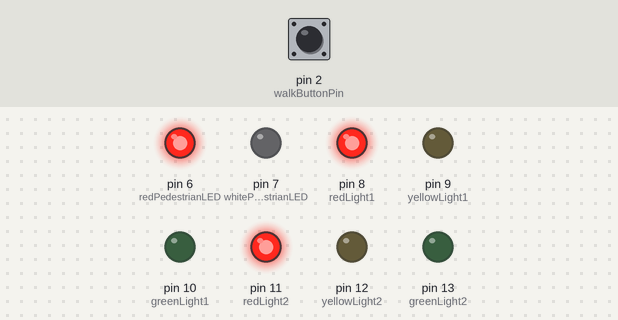
This sketch was run on a simulated Arduino Uno, built with avr-gcc and run on an emulated ATmega328P. Parts: output pins drawn as LEDs (lit = HIGH). The inputs (shaded band) are chosen by the test bench; at power-on: pin 2 (walkButtonPin) LOW.

Above: at 23.2 s.
23.3 s: pin 2 (walkButtonPin) pulled HIGH for 0.15 s
At 24.5 s:
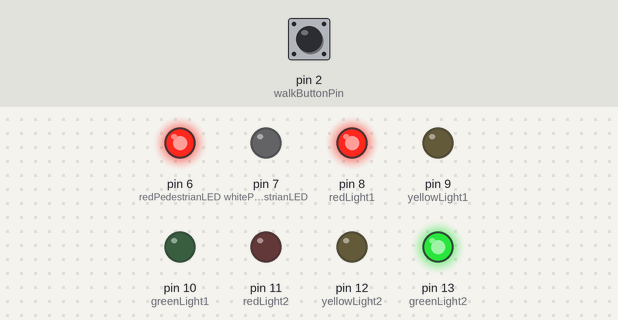
At 39.5 s:
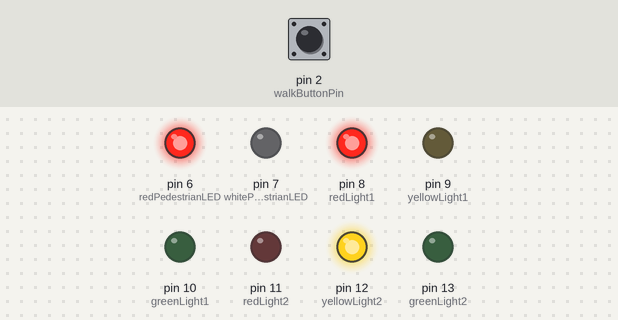
Timing chart, 0 to 67.0 s (numbered marks = the images above; inputs shaded):
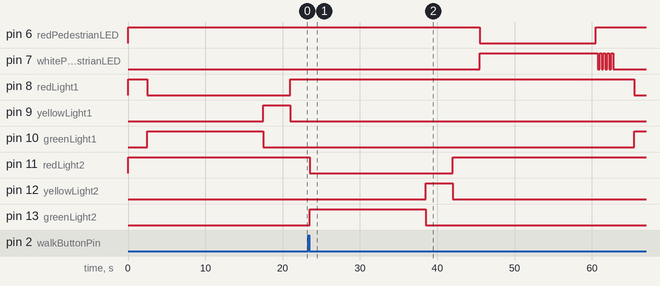

Measured:
- after the input at 23.3 s, pin 6 (redPedestrianLED): HIGH → LOW after 22.2 s, → HIGH 15.0 s later; pin 7 (whitePedestrianLED): LOW → HIGH after 22.2 s, then repeats every 0.50 s: LOW 0.25 s, HIGH 0.25 s, until it stays LOW from 62.8 s

The sketch:

trafficlights.ino
```cpp
/*
**********************************************************************
* Programmer: Shivansh Khullar
* Date: Monday May 15, 2023
**********************************************************************
* Program: A traffic light and pedestrian walk cycle system that
* controls traffic lights for two stations and a pedestrian crossing.
* The system uses LEDs for traffic signals and pedestrian lights.
* A button press triggers the pedestrian walk cycle, allowing the
* pedestrian signal to be activated with feedback for crossing.
**********************************************************************
* Description: This program manages the traffic light cycle for two
* stations, each with a red, yellow, and green LED. The system uses
* a button to trigger a pedestrian walk cycle. When the button is pressed,
* the pedestrian signal changes to white, and after a brief delay,
* the pedestrian light flashes. The program uses interrupts to detect
* the button press and initiate the pedestrian walk cycle, while keeping
* the traffic light cycle running continuously.
**********************************************************************
* Connections:
* - Pedestrian Walk Button: pin 2
* - Pedestrian Red LED: pin 6
* - Pedestrian White LED: pin 7
* - Traffic Station 1 Red LED: pin 8
* - Traffic Station 1 Yellow LED: pin 9
* - Traffic Station 1 Green LED: pin 10
* - Traffic Station 2 Red LED: pin 11
* - Traffic Station 2 Yellow LED: pin 12
* - Traffic Station 2 Green LED: pin 13
**********************************************************************
*/

int walkRequest = 0;  // Variable for the state of the Walk Push Button
const int walkButtonPin = 2;
const int redPedestrianLED = 6;
const int whitePedestrianLED = 7;

// Setup Variables for Station 1 Traffic Light Components
const int redLight1 = 8;
const int yellowLight1 = 9;
const int greenLight1 = 10;

// Setup Variables for Station 2 Traffic Light Components
const int redLight2 = 11;
const int yellowLight2 = 12;
const int greenLight2 = 13;

// Variables that will change:
volatile int buttonState = 0;  // Variable to monitor pushbutton status

void setup() {
  // Set all LEDs as OUTPUT
  pinMode(redPedestrianLED, OUTPUT);
  pinMode(whitePedestrianLED, OUTPUT);
  pinMode(redLight1, OUTPUT);
  pinMode(yellowLight1, OUTPUT);
  pinMode(greenLight1, OUTPUT);
  pinMode(redLight2, OUTPUT);
  pinMode(yellowLight2, OUTPUT);
  pinMode(greenLight2, OUTPUT);
  pinMode(walkButtonPin, INPUT);  // Set Walk Button as INPUT

  attachInterrupt(digitalPinToInterrupt(walkButtonPin), pinISR, CHANGE);  // Watch for button press changes

  // Initialize state of all red LEDs to HIGH
  digitalWrite(redLight1, HIGH);
  digitalWrite(redLight2, HIGH);
  digitalWrite(redPedestrianLED, HIGH);
}

void loop() {
  // Station 1 Traffic Light Timing
  station1Cycle();

  if (walkRequest == 1) {  // If the Walk button has been pressed
    walkCycle();  // Exit main loop and run WalkCycle()
  }

  // Station 2 Traffic Light Timing
  station2Cycle();

  if (walkRequest == 1) {  // If the Walk button has been pressed
    walkCycle();  // Exit main loop and run WalkCycle()
  }
}

void station1Cycle() {
  delay(2500);  // 2.5 Seconds of Red
  digitalWrite(redLight1, LOW);  // Red Light OFF, Green ON
  digitalWrite(greenLight1, HIGH);
  delay(15000);  // 15 Seconds of Green
  digitalWrite(greenLight1, LOW);  // Green OFF, Yellow ON
  digitalWrite(yellowLight1, HIGH);
  delay(3500);  // 3.5 Seconds of Yellow
  digitalWrite(yellowLight1, LOW);  // Yellow OFF, Red ON
  digitalWrite(redLight1, HIGH);
}

void station2Cycle() {
  delay(2500);  // 2.5 Seconds of Red
  digitalWrite(redLight2, LOW); digitalWrite(greenLight2, HIGH);  // Red OFF, Green ON
  delay(15000);  // 15 Seconds of Green
  digitalWrite(greenLight2, LOW); digitalWrite(yellowLight2, HIGH);  // Green OFF, Yellow ON
  delay(3500);  // 3.5 Seconds of Yellow
  digitalWrite(yellowLight2, LOW); digitalWrite(redLight2, HIGH);  // Yellow OFF, Red ON
}

void walkCycle() {
  delay(3500);  // 3.5 Second delay before "WALK" begins
  digitalWrite(whitePedestrianLED, HIGH); digitalWrite(redPedestrianLED, LOW);  // Turn on White Pedestrian Light
  delay(15000);  // 15 Second delay to allow crossing street
  digitalWrite(whitePedestrianLED, LOW);  // Turn off White Pedestrian Light
  digitalWrite(redPedestrianLED, HIGH);  // Turn on Red Pedestrian Light

  // Flash White Pedestrian LED 5 times
  for (int x = 0; x < 5; x++) {
    digitalWrite(whitePedestrianLED, HIGH);
    delay(250);
    digitalWrite(whitePedestrianLED, LOW);
    delay(250);
  }

  walkRequest = 0;  // Reset Walk Button request
}

void pinISR() {
  // Toggle the walkRequest when the button is pressed
  buttonState = digitalRead(walkButtonPin);
  if (buttonState == HIGH) {
    walkRequest = 1;  // Set Walk button state to pressed
  }
}
```
